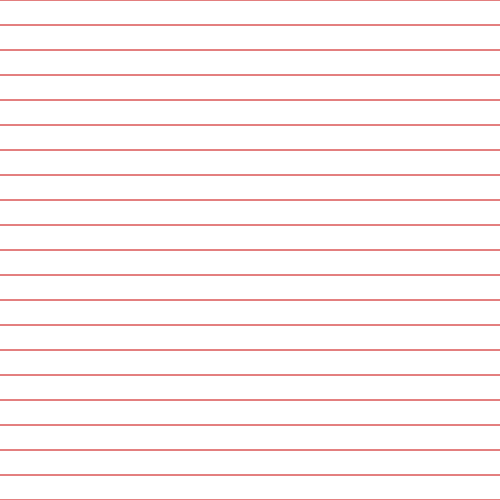
Frame 1 (no input)
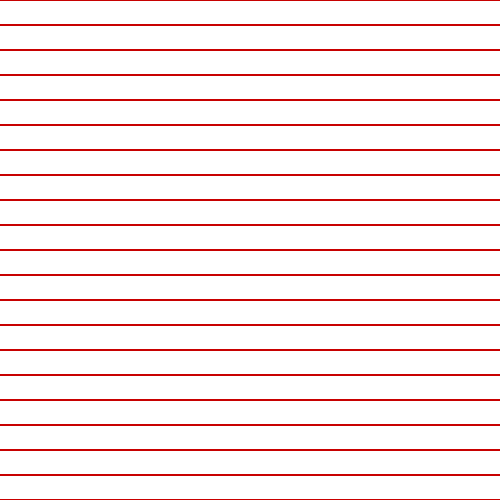
Frame 60 (no input)
Frame 120 (the mouse pressed at the canvas centre since frame 60): identical to frame 60, image omitted

The p5.js sketch that drew these frames (run headless with seeded random() and noise() and a simulated clock; from frame 60 on, the mouse is pressed at the canvas centre):

// p5.js sketch
// ── sketch.js
function setup() {
  createCanvas (500,500);
  //create buttons that will allow interactivity
  button1 = createButton('Line 2');
  button1.position(520, 10);
  button2 = createButton('Line 3');
  button2.position(620, 10);
  button3 = createButton('Line 4');
  button3.position(720, 10);
}

function draw() {
  for (var var1 = 0; var1 <= 500; var1 = var1+25) {
  stroke(200, 0, 0); //color red
  line(0, var1, 500, var1); //horizontal line - quadrant 1 to 4
  } 
  
  //a mouse click in each buttom will make the line appear
  button1.mouseClicked(line2); 
  button2.mouseClicked(line3);
  button3.mouseClicked(line4);
}

function line2(){
for (var var2 = 0; var2 <= 500; var2 = var2+25) {
    stroke(0, 100, 0); //color green
    line(var2, 250, var2, 500);} //vertical line - quatrand 3 and 4}
    for (var var3 = 250; var3 <= 500; var3 = var3+25){
    line(var3, 0, var3, 250);} //vertical line - quatrand 1 
}

function line3() {
for (var var4 = 25; var4 <= 250; var4 = var4+25){
  stroke(0, 0, 200); //color blue
  line(0, var4+250, var4, 250); //diagonal - 1st half quadrant 3
  line(var4, 500, 250, var4+250);  //diagonal - 2nd half quadrant 3
  line(250, var4+250, var4+250, 250);  //diagonal - 1st half quadrant 4
  line(var4+250, 500, 500, var4+250);} //diagonal - 2nd half quadrant 4
}

function line4() {
for (var var5 = 25; var5 <= 250; var5 = var5+25){
  stroke(150, 150, 0); //color yellow
  line(250, 500-var5, 250+var5, 500);  //diagonal2 - 1st half quadrant 4
  line(250+var5, 250, 500, 500-var5);} //diagonal2 - 2nd half quadrant 4
}
